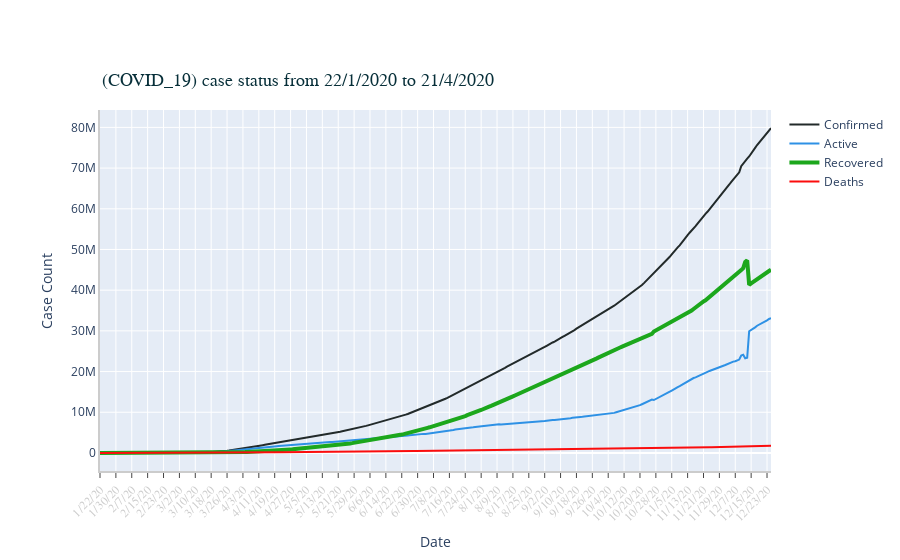

Notebook cell for this chart:
### Code cell
ts_array=[confirmed_agg_ts,active_agg_ts,recovered_agg_ts, death_agg_ts]
labels = ['Confirmed','Active','Recovered','Deaths']
colors = [color_arr[5],color_arr[0], color_arr[2], color_arr[3]]
mode_size = [8,8,12,8]
line_size = [2,2,4,2]
# Calling the draw plot function defined above
fig_2 = draw_plot(
                ts_array=ts_array,
                ts_label=labels,
                title = "(COVID_19) case status from 22/1/2020 to 21/4/2020",
                colors=colors,
                mode_size=mode_size,
                line_size=line_size,
                x_axis_title = "Date",
                y_axis_title = "Case Count",
                tickangle = 315,
                yaxis_type = "",
                additional_annotations=[]
                )

fig_2.show()

### Figure 1 — Plotly figure (JSON) as saved in the notebook; plotly's stock layout.template omitted (floating-point values rounded to 4 significant figures; data arrays with more than 128 entries replaced by an {"elided": "..."} marker saying what was removed)
{"data": [{"connectgaps": true, "line": {"color": "#222A2A", "width": 2}, "name": "Confirmed", "type": "scatter", "x": {"elided": "339 str values"}, "y": {"elided": "339 int values"}}, {"connectgaps": true, "line": {"color": "#2E91E5", "width": 2}, "name": "Active", "type": "scatter", "x": {"elided": "339 str values"}, "y": {"elided": "339 int values"}}, {"connectgaps": true, "line": {"color": "#1CA71C", "width": 4}, "name": "Recovered", "type": "scatter", "x": {"elided": "339 str values"}, "y": {"elided": "339 int values"}}, {"connectgaps": true, "line": {"color": "#FB0D0D", "width": 2}, "name": "Deaths", "type": "scatter", "x": {"elided": "339 str values"}, "y": {"elided": "339 int values"}}], "layout": {"annotations": [{"font": {"color": "#072F39", "family": "Impact", "size": 18}, "showarrow": false, "text": "(COVID_19) case status from 22/1/2020 to 21/4/2020", "x": 0, "xanchor": "left", "xref": "paper", "y": 1.05, "yanchor": "bottom", "yref": "paper"}], "autosize": true, "margin": {"autoexpand": true, "l": 100, "r": 20, "t": 110}, "showlegend": true, "xaxis": {"linecolor": "rgb(204,204,204)", "linewidth": 2, "showgrid": true, "showline": true, "showticklabels": true, "tickangle": -45, "tickfont": {"color": "rgb(204,204,204)", "family": "Arial", "size": 12}, "ticks": "outside", "title": {"text": "Date"}}, "yaxis": {"linecolor": "rgb(204,204,204)", "linewidth": 2, "showgrid": true, "showline": true, "showticklabels": true, "title": {"text": "Case Count"}}}}
